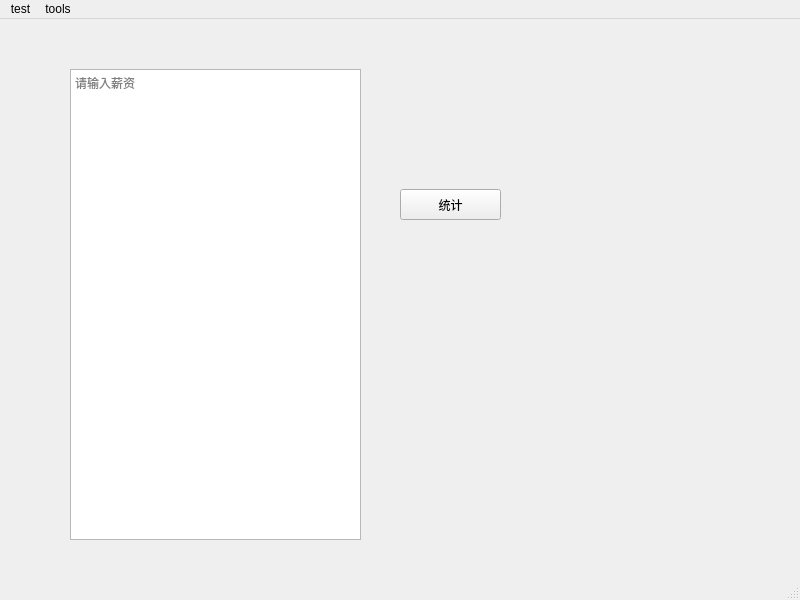
<?xml version="1.0" encoding="UTF-8"?>
<ui version="4.0">
 <class>MainWindow</class>
 <widget class="QMainWindow" name="MainWindow">
  <property name="geometry">
   <rect>
    <x>0</x>
    <y>0</y>
    <width>800</width>
    <height>600</height>
   </rect>
  </property>
  <property name="windowTitle">
   <string>统计薪资</string>
  </property>
  <widget class="QWidget" name="centralwidget">
   <widget class="QPlainTextEdit" name="TextEdit">
    <property name="geometry">
     <rect>
      <x>70</x>
      <y>50</y>
      <width>291</width>
      <height>471</height>
     </rect>
    </property>
    <property name="placeholderText">
     <string>请输入薪资</string>
    </property>
   </widget>
   <widget class="QPushButton" name="button">
    <property name="geometry">
     <rect>
      <x>400</x>
      <y>170</y>
      <width>101</width>
      <height>31</height>
     </rect>
    </property>
    <property name="text">
     <string>统计</string>
    </property>
   </widget>
  </widget>
  <widget class="QMenuBar" name="menubar">
   <property name="geometry">
    <rect>
     <x>0</x>
     <y>0</y>
     <width>800</width>
     <height>23</height>
    </rect>
   </property>
   <widget class="QMenu" name="menutest">
    <property name="title">
     <string>test</string>
    </property>
   </widget>
   <widget class="QMenu" name="menutools">
    <property name="title">
     <string>tools</string>
    </property>
   </widget>
   <addaction name="menutest"/>
   <addaction name="menutools"/>
  </widget>
  <widget class="QStatusBar" name="statusbar"/>
 </widget>
 <resources/>
 <connections/>
</ui>
